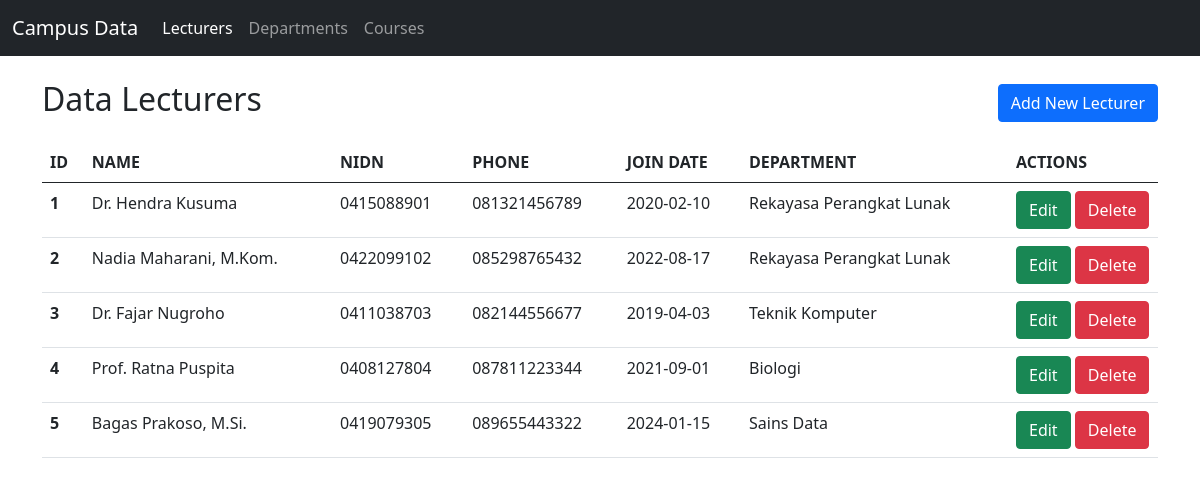
The app's page /Project/index.php with its own data.
### tables this page shows
CREATE TABLE lecturers (
  id INT(11) NOT NULL AUTO_INCREMENT,
  name VARCHAR(100) NOT NULL,
  nidn VARCHAR(20) NOT NULL,
  phone VARCHAR(20) NOT NULL,
  join_date DATE NOT NULL,
  department_id INT(11) DEFAULT NULL,
  PRIMARY KEY (id),
  KEY idx_lecturers_department (department_id),
  CONSTRAINT fk_lecturers_department FOREIGN KEY (department_id)
    REFERENCES departments (id)
    ON DELETE SET NULL
    ON UPDATE CASCADE
);

CREATE TABLE departments (
  id INT(11) NOT NULL AUTO_INCREMENT,
  code VARCHAR(10) NOT NULL,
  name VARCHAR(100) NOT NULL,
  faculty VARCHAR(100) NOT NULL,
  PRIMARY KEY (id)
);

### Project/controllers/Controller.php (called while the page is built, shortened)
<?php
class Controller
{
    protected function render(string $view, array $data = []): void
    {
        extract($data);
        require __DIR__ . '/../views/' . $view . '.php';
    }
}

### Project/controllers/LecturerController.php (called while the page is built, shortened)
<?php
require_once __DIR__ . '/Controller.php';
class LecturerController extends Controller
{
    private Lecturer $lecturerModel;
    public function __construct()
    {
        $this->lecturerModel = new Lecturer();
    }
    public function index(): void
    {
        $this->render('lecturers/index', [
            'pageTitle'        => 'Lecturers',
            'activeController' => 'lecturer',
            'lecturers'        => $this->lecturerModel->getAll(),
        ]);
    }
}

### Project/index.php (called while the page is built, shortened)
<?php
$action = $_GET['action'] ?? 'index';
$controllerInstance = new $controllerName();
$controllerInstance->$action();

### Project/models/Model.php (called while the page is built, shortened)
<?php
class Model
{
    protected mysqli $conn;
    public function __construct()
    {
        require __DIR__ . '/../config/connection.php';
        $this->conn = new mysqli(
            $db_config['servername'],
            $db_config['username'],
            $db_config['password'],
            $db_config['db_name']
        );
        $this->conn->set_charset('utf8mb4');
    }
    protected function executeQuery(string $sql, string $types = '', array $params = []): mysqli_stmt
    {
        $stmt = $this->conn->prepare($sql);
        if (!$stmt->execute()) {
            die('Execute failed: ' . $stmt->error);
        }
        return $stmt;
    }
    protected function fetchAll(string $sql, string $types = '', array $params = []): array
    {
        $stmt = $this->executeQuery($sql, $types, $params);
        $result = $stmt->get_result();
        $rows = $result ? $result->fetch_all(MYSQLI_ASSOC) : [];
        return $rows;
    }
}

### Project/config/connection.php (called while the page is built)
<?php
$db_config = [
    'servername' => 'localhost',
    'username'   => 'root',
    'password'   => '',
    'db_name'    => 'tp_mvc25',
];

### Project/models/Lecturer.php (called while the page is built, shortened)
<?php
require_once __DIR__ . '/Model.php';
class Lecturer extends Model
{
    public function getAll(): array
    {
        $sql = 'SELECT lecturers.*, departments.name AS department_name
                FROM lecturers
                LEFT JOIN departments ON lecturers.department_id = departments.id
                ORDER BY lecturers.id ASC';
        return $this->fetchAll($sql);
    }
}

### Project/views/lecturers/index.php (the view)
<?php require __DIR__ . '/../templates/header.php'; ?>
<div class="d-flex justify-content-between align-items-center mb-3">
  <h2>Data Lecturers</h2>
  <a class="btn btn-primary" href="index.php?controller=lecturer&action=create">Add New Lecturer</a>
</div>
<div class="table-responsive">
  <table class="table">
    <thead>
      <tr>
        <th>ID</th>
        <th>NAME</th>
        <th>NIDN</th>
        <th>PHONE</th>
        <th>JOIN DATE</th>
        <th>DEPARTMENT</th>
        <th style="width: 150px;">ACTIONS</th>
      </tr>
    </thead>
    <tbody>
      <?php if (!empty($lecturers)): ?>
        <?php foreach ($lecturers as $row): ?>
          <tr>
            <th><?= htmlspecialchars((string) $row['id']) ?></th>
            <td><?= htmlspecialchars($row['name']) ?></td>
            <td><?= htmlspecialchars($row['nidn']) ?></td>
            <td><?= htmlspecialchars($row['phone']) ?></td>
            <td><?= htmlspecialchars($row['join_date']) ?></td>
            <td><?= htmlspecialchars($row['department_name'] ?? '-') ?></td>
            <td>
              <a class="btn btn-success" href="index.php?controller=lecturer&action=edit&id=<?= (int) $row['id'] ?>">Edit</a>
              <a class="btn btn-danger" href="index.php?controller=lecturer&action=delete&id=<?= (int) $row['id'] ?>" onclick="return confirm('Delete this lecturer?')">Delete</a>
            </td>
          </tr>
        <?php endforeach; ?>
      <?php else: ?>
        <tr>
          <td colspan="7" class="text-center text-muted">No lecturer data available.</td>
        </tr>
      <?php endif; ?>
    </tbody>
  </table>
</div>
<?php require __DIR__ . '/../templates/footer.php'; ?>

### Project/views/templates/header.php (shortened to what this page needs)
<!doctype html>
<html lang="en">
<head>
  <link href="assets/bootstrap.min.css" rel="stylesheet">
</head>
<body>
  <nav class="navbar navbar-expand-lg navbar-dark bg-dark">
    <div class="container-fluid">
      <a class="navbar-brand" href="index.php?controller=lecturer&action=index">Campus Data</a>
      <div class="collapse navbar-collapse" id="navbarNav">
        <ul class="navbar-nav">
          <li class="nav-item">
            <a class="nav-link <?= ($activeController ?? '') === 'lecturer' ? 'active' : '' ?>" href="index.php?controller=lecturer&action=index">Lecturers</a>
          </li>
          <li class="nav-item">
            <a class="nav-link <?= ($activeController ?? '') === 'department' ? 'active' : '' ?>" href="index.php?controller=department&action=index">Departments</a>
          </li>
          <li class="nav-item">
            <a class="nav-link <?= ($activeController ?? '') === 'course' ? 'active' : '' ?>" href="index.php?controller=course&action=index">Courses</a>
          </li>
        </ul>
      </div>
    </div>
  </nav>
  <div class="container my-4">

### Project/views/templates/footer.php (shortened to what this page needs)
  </div>
</body>
</html>

### records on screen
lecturers: id "1", name "Dr. Hendra Kusuma", nidn "0415088901", phone "081321456789", join_date "2020-02-10", department.name "Rekayasa Perangkat Lunak"
lecturers: id "2", name "Nadia Maharani, M.Kom.", nidn "0422099102", phone "085298765432", join_date "2022-08-17", department.name "Rekayasa Perangkat Lunak"
lecturers: id "3", name "Dr. Fajar Nugroho", nidn "0411038703", phone "082144556677", join_date "2019-04-03", department.name "Teknik Komputer"
lecturers: id "4", name "Prof. Ratna Puspita", nidn "0408127804", phone "087811223344", join_date "2021-09-01", department.name "Biologi"
lecturers: id "5", name "Bagas Prakoso, M.Si.", nidn "0419079305", phone "089655443322", join_date "2024-01-15", department.name "Sains Data"
